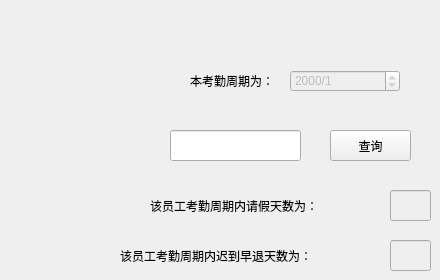
    <widget class="QWidget" name="page_6">
     <widget class="QLineEdit" name="lineEdit_9">
      <property name="enabled">
       <bool>false</bool>
      </property>
      <property name="geometry">
       <rect>
        <x>390</x>
        <y>190</y>
        <width>41</width>
        <height>31</height>
       </rect>
      </property>
     </widget>
     <widget class="QLabel" name="label_21">
      <property name="geometry">
       <rect>
        <x>190</x>
        <y>70</y>
        <width>81</width>
        <height>21</height>
       </rect>
      </property>
      <property name="text">
       <string>本考勤周期为：</string>
      </property>
     </widget>
     <widget class="QDateEdit" name="dateEdit_15">
      <property name="enabled">
       <bool>false</bool>
      </property>
      <property name="geometry">
       <rect>
        <x>290</x>
        <y>70</y>
        <width>110</width>
        <height>22</height>
       </rect>
      </property>
      <property name="displayFormat">
       <string>yyyy/M</string>
      </property>
     </widget>
     <widget class="QLineEdit" name="lineEdit_10">
      <property name="enabled">
       <bool>false</bool>
      </property>
      <property name="geometry">
       <rect>
        <x>390</x>
        <y>240</y>
        <width>41</width>
        <height>31</height>
       </rect>
      </property>
     </widget>
     <widget class="QPushButton" name="pushButton_13">
      <property name="geometry">
       <rect>
        <x>330</x>
        <y>130</y>
        <width>81</width>
        <height>31</height>
       </rect>
      </property>
      <property name="text">
       <string>查询</string>
      </property>
     </widget>
     <widget class="QLineEdit" name="lineEdit_21">
      <property name="geometry">
       <rect>
        <x>170</x>
        <y>130</y>
        <width>131</width>
        <height>31</height>
       </rect>
      </property>
     </widget>
     <widget class="QLabel" name="label_34">
      <property name="geometry">
       <rect>
        <x>150</x>
        <y>190</y>
        <width>171</width>
        <height>31</height>
       </rect>
      </property>
      <property name="text">
       <string>该员工考勤周期内请假天数为：</string>
      </property>
     </widget>
     <widget class="QLabel" name="label_35">
      <property name="geometry">
       <rect>
        <x>120</x>
        <y>240</y>
        <width>191</width>
        <height>31</height>
       </rect>
      </property>
      <property name="text">
       <string>该员工考勤周期内迟到早退天数为：</string>
      </property>
     </widget>
    </widget>
